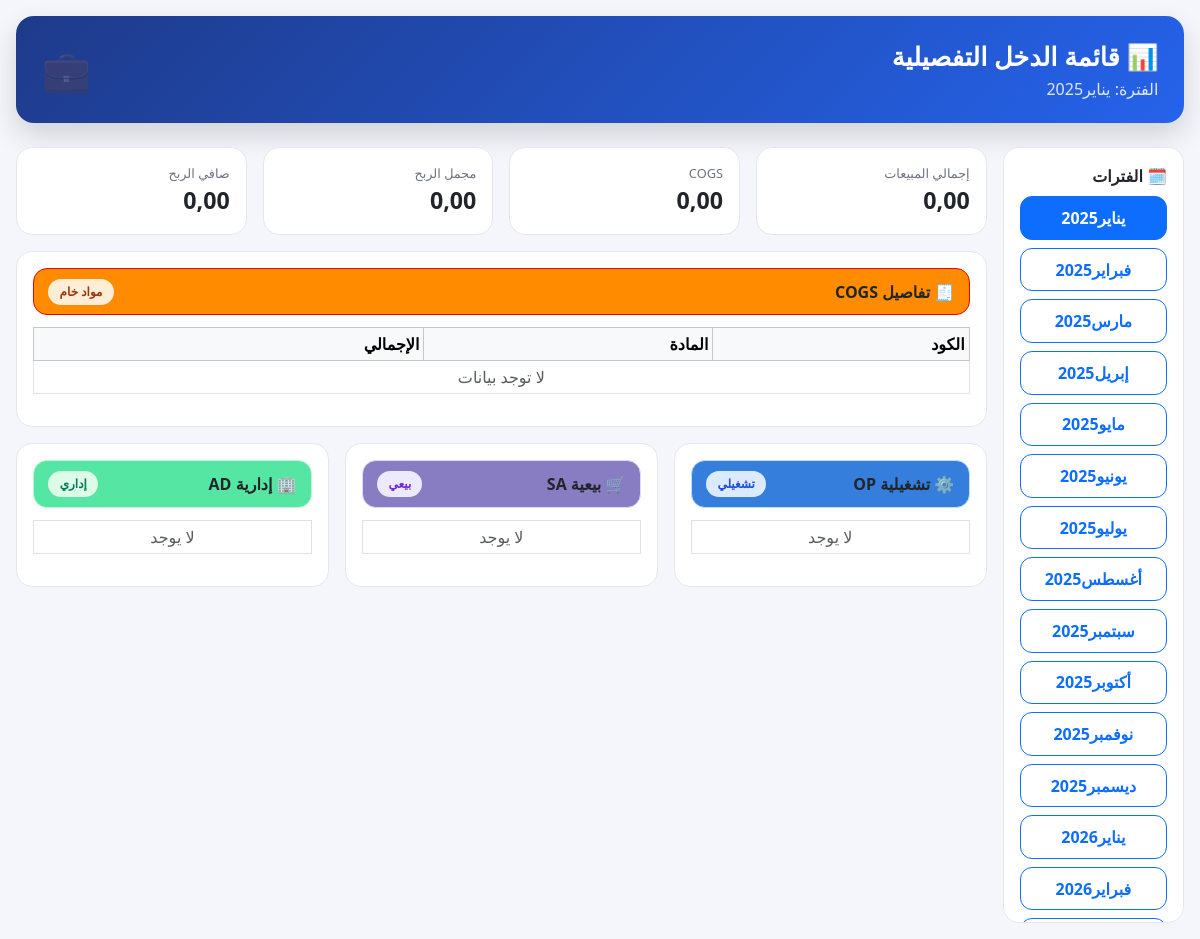
Screenshot of /reports/income-statement-drilldown/ with the database file from the repository.
### expenses/models.py (models this page shows, shortened)
class TimeStampedModel(models.Model):
    created_at = models.DateTimeField("تاريخ الإنشاء", auto_now_add=True)
    updated_at = models.DateTimeField("تاريخ آخر تعديل", auto_now=True)
    class Meta:
        abstract = True

class Period(TimeStampedModel):
    YEAR_CHOICES = [(y, str(y)) for y in range(2024, 2031)]
    year = models.IntegerField("السنة", choices=YEAR_CHOICES, default=2025)
    month = models.IntegerField("الشهر (1-12)", default=1)
    name = models.CharField("اسم الفترة", max_length=100, blank=True)
    start_date = models.DateField("من تاريخ")
    end_date = models.DateField("إلى تاريخ")
    is_closed = models.BooleanField("مقفلة؟", default=False)
    inv_opening_enabled = models.BooleanField("السماح بفتح جرد أول الفترة", default=False)
    inv_opening_enabled_at = models.DateTimeField("تاريخ فتح جرد أول الفترة", null=True, blank=True)
    inv_opening_once_only = models.BooleanField("جرد أول الفترة مرة واحدة فقط", default=True)
    inv_opening_note = models.CharField("ملاحظة فتح الجرد", max_length=200, blank=True, null=True)
    allow_opening_stock = models.BooleanField(
        "السماح بفتح جرد أول المدة",
        default=False,
        help_text="لا يُفتح جرد أول المدة إلا إذا تم تفعيل هذا الخيار من الفترات."
    )
    class Meta:
        verbose_name = "فترة"
        verbose_name_plural = "فترات"
        unique_together = ("year", "month")
        ordering = ["year", "month"]

### reports/views.py (the view, shortened to what this page needs)
# urls.py: path("income-statement-drilldown/", income_statement_drilldown, name="income_statement_drilldown"),
def income_statement_drilldown(request):
    period_id = request.GET.get("period")
    periods = Period.objects.all().order_by("start_date")
    current_period = Period.objects.filter(id=period_id).first() if period_id else get_default_period()
    revenue = cogs = Decimal("0")
    gross_profit = Decimal("0")
    op = sa = ad = Decimal("0")
    total_expenses = Decimal("0")
    net_profit = Decimal("0")
    cogs_rows = []
    op_rows, sa_rows, ad_rows = [], [], []
    if current_period:
        summaries = SalesSummary.objects.filter(period=current_period)
        revenue = sum((s.total_amount() for s in summaries), Decimal("0"))
        cogs = (
            SalesConsumption.objects
            .filter(summary__period=current_period)
            .aggregate(t=DJSum("total_cost"))["t"]
            or Decimal("0")
        )
        gross_profit = revenue - cogs
        from django.db.models import Sum, Avg
    D0 = Decimal("0")
    cogs_rows = list(
        SalesConsumption.objects
        .filter(summary__period=current_period, raw_material__isnull=False)
        .values(
            "raw_material__sku",
            "raw_material__name",
            "raw_material__ingredient_unit__name",
        )
        .annotate(
            qty_used=Coalesce(Sum("quantity_consumed"), D0),   # كمية المادة المستخدمة
            qty_sold=Coalesce(Sum("quantity_sold"), D0),       # إجمالي وحدات المبيعات (قد تكون 0)
            total=Coalesce(Sum("total_cost"), D0),             # إجمالي التكلفة
        )
        .order_by("-total")
    )
    context = {
        "title": "قائمة الدخل التفصيلية",
        "periods": periods,
        "current_period": current_period,
        "revenue": revenue,
        "cogs": cogs,
        "gross_profit": gross_profit,
        "op": op,
        "sa": sa,
        "ad": ad,
        "total_expenses": total_expenses,
        "net_profit": net_profit,
        "cogs_rows": cogs_rows,
        "op_rows": op_rows,
        "sa_rows": sa_rows,
        "ad_rows": ad_rows,
    }
    return render(request, "reports/income_statement_drilldown.html", context)

### reports/views.py (called while the page is built)
def get_default_period():
    return Period.objects.order_by("start_date").first()

### sales/models.py (called while the page is built)
    def total_amount(self):
        total = Decimal("0")
        for line in self.lines.all():
            if line.line_total is not None:
                total += line.line_total
        return total

### reports/templates/reports/income_statement_drilldown.html (shortened to what this page needs)
{% load humanize %}
<!doctype html>
<html lang="ar" dir="rtl">
<head>
  <link href="https://cdn.jsdelivr.net/npm/bootstrap@5.3.3/dist/css/bootstrap.min.css" rel="stylesheet">
</head>
<body>
<div class="container-fluid px-3 py-3">
  <div class="page-header mb-4">
    <div class="d-flex justify-content-between align-items-center">
      <div>
        <div class="page-title">📊 قائمة الدخل التفصيلية</div>
        <div class="page-sub">
          {% if current_period %}
            الفترة: {{ current_period.start_date|date:"F"|cut:" " }}{{ current_period.start_date|date:"Y" }}
          {% else %}
            اختر فترة
          {% endif %}
        </div>
      </div>
      <div class="fs-1 opacity-25">💼</div>
    </div>
  </div>
  <div class="row g-3">
    <div class="col-12 col-lg-3 col-xl-2">
      <div class="sidebar p-3">
        <div class="fw-bold mb-2">🗓️ الفترات</div>
        <div class="d-grid gap-2">
          {% for p in periods %}
            <a class="btn {% if current_period and p.id == current_period.id %}btn-primary{% else %}btn-outline-primary{% endif %} period-btn"
               href="?period={{ p.id }}">
              {{ p.start_date|date:"F"|cut:" " }}{{ p.start_date|date:"Y" }}
            </a>
          {% endfor %}
        </div>
      </div>
    </div>
    <div class="col-12 col-lg-9 col-xl-10">
      <div class="row g-3 mb-3">
        <div class="col-md-3"><div class="card card-kpi"><div class="card-body">
          <div class="kpi-title">إجمالي المبيعات</div>
          <div class="kpi-value mono">{{ revenue|floatformat:2|intcomma }}</div>
        </div></div></div>
        <div class="col-md-3"><div class="card card-kpi"><div class="card-body">
          <div class="kpi-title">COGS</div>
          <div class="kpi-value mono">{{ cogs|floatformat:2|intcomma }}</div>
        </div></div></div>
        <div class="col-md-3"><div class="card card-kpi"><div class="card-body">
          <div class="kpi-title">مجمل الربح</div>
          <div class="kpi-value mono">{{ gross_profit|floatformat:2|intcomma }}</div>
        </div></div></div>
        <div class="col-md-3"><div class="card card-kpi"><div class="card-body">
          <div class="kpi-title">صافي الربح</div>
          <div class="kpi-value mono">{{ net_profit|floatformat:2|intcomma }}</div>
        </div></div></div>
      </div>
      <div class="box p-3 mb-3">
        <div class="section-head accent-cogs">
          <div>🧾 تفاصيل COGS</div>
          <span class="badge-soft">مواد خام</span>
        </div>
        <table class="table table-sm table-bordered mono table-hover-soft">
          <thead class="table-light">
            <tr>
              <th>الكود</th>
              <th>المادة</th>
              <th class="text-end">الإجمالي</th>
            </tr>
          </thead>
          <tbody>
            {% for r in cogs_rows %}
              <tr>
                <td>{{ r.raw_material__sku }}</td>
                <td>{{ r.raw_material__name }}</td>
                <td class="text-end">{{ r.total|floatformat:2|intcomma }}</td>
              </tr>
            {% empty %}
              <tr><td colspan="3" class="text-center text-muted">لا توجد بيانات</td></tr>
            {% endfor %}
          </tbody>
        </table>
      </div>
      <div class="row g-3">
        <div class="col-lg-4">
          <div class="box p-3">
            <div class="section-head accent-op">
              <div>⚙️ تشغيلية OP</div>
              <span class="badge-soft">تشغيلي</span>
            </div>
            <table class="table table-sm table-bordered mono table-op table-hover-soft">
              <tbody>
                {% for r in op_rows %}
                  <tr>
                    <td>{{ r.item__code }}</td>
                    <td>{{ r.item__name }}</td>
                    <td class="text-end">{{ r.total|floatformat:2|intcomma }}</td>
                  </tr>
                {% empty %}
                  <tr><td colspan="3" class="text-center text-muted">لا يوجد</td></tr>
                {% endfor %}
              </tbody>
            </table>
          </div>
        </div>
        <div class="col-lg-4">
          <div class="box p-3">
            <div class="section-head accent-sa">
              <div>🛒 بيعية SA</div>
              <span class="badge-soft">بيعي</span>
            </div>
            <table class="table table-sm table-bordered mono table-sa table-hover-soft">
              <tbody>
                {% for r in sa_rows %}
                  <tr>
                    <td>{{ r.item__code }}</td>
                    <td>{{ r.item__name }}</td>
                    <td class="text-end">{{ r.total|floatformat:2|intcomma }}</td>
                  </tr>
                {% empty %}
                  <tr><td colspan="3" class="text-center text-muted">لا يوجد</td></tr>
                {% endfor %}
              </tbody>
            </table>
          </div>
        </div>
        <div class="col-lg-4">
          <div class="box p-3">
            <div class="section-head accent-ad">
              <div>🏢 إدارية AD</div>
              <span class="badge-soft">إداري</span>
            </div>
            <table class="table table-sm table-bordered mono table-ad table-hover-soft">
              <tbody>
                {% for r in ad_rows %}
                  <tr>
                    <td>{{ r.item__code }}</td>
                    <td>{{ r.item__name }}</td>
                    <td class="text-end">{{ r.total|floatformat:2|intcomma }}</td>
                  </tr>
                {% empty %}
                  <tr><td colspan="3" class="text-center text-muted">لا يوجد</td></tr>
                {% endfor %}
              </tbody>
            </table>
          </div>
        </div>
      </div>
    </div>
  </div>
</div>
</body>
</html>

### reports/templates/reports/income_statement_drilldown.html (style rules this page uses)
body { background:#f4f6fb;font-family:system-ui }
.page-header { background:linear-gradient(135deg,#1e3a8a,#2563eb); color:#fff; border-radius:18px; padding:1.4rem 1.6rem; box-shadow:0 12px 28px rgba(0,0,0,.15); }
.page-title { font-size:1.6rem;font-weight:900 }
.page-sub { opacity:.85 }
.sidebar { background:#fff;border:1px solid #e5e7eb;border-radius:16px; height:calc(100vh - 24px);position:sticky;top:12px;overflow:auto }
.period-btn { border-radius:12px; font-weight:800; padding:.55rem .7rem; text-align:center }
.card-kpi { border-radius:16px;border:1px solid #e5e7eb }
.kpi-title { font-size:.8rem;color:#6b7280 }
.kpi-value { font-size:1.45rem;font-weight:900;font-variant-numeric:tabular-nums }
.box { background:#fff;border:1px solid #e5e7eb;border-radius:16px }
.mono { font-variant-numeric:tabular-nums }
.section-head { display:flex;align-items:center;justify-content:space-between; padding:.6rem .9rem;border-radius:14px;font-weight:900; border:1px solid #e5e7eb;margin-bottom:.75rem }
.badge-soft { border-radius:999px;padding:.25rem .7rem; font-size:.75rem;font-weight:800 }
.accent-cogs { background: #ff8c00ff;border-color: #ee0101ff }
.accent-cogs .badge-soft { background:#ffedd5;color:#9a3412 }
.accent-op { background: #367edbff;border-color:#bfdbfe }
.accent-op .badge-soft { background:#dbeafe;color:#1d4ed8 }
.accent-sa { background: #887cc2ff;border-color:#ddd6fe }
.accent-sa .badge-soft { background:#ede9fe;color:#6d28d9 }
.accent-ad { background: #54e6a2ff;border-color:#bbf7d0 }
.accent-ad .badge-soft { background:#dcfce7;color:#047857 }
.table-op tbody tr { background:#f6faff }
.table-sa tbody tr { background:#faf8ff }
.table-ad tbody tr { background:#f5fff9 }

### rows the page displays
Period: start_date "يناير", start_date "2025"
Period: start_date "فبراير", start_date "2025"
Period: start_date "مارس", start_date "2025"
Period: start_date "إبريل", start_date "2025"
Period: start_date "مايو", start_date "2025"
Period: start_date "يونيو", start_date "2025"
Period: start_date "يوليو", start_date "2025"
Period: start_date "أغسطس", start_date "2025"
Period: start_date "سبتمبر", start_date "2025"
Period: start_date "أكتوبر", start_date "2025"
Period: start_date "نوفمبر", start_date "2025"
Period: start_date "ديسمبر", start_date "2025"
Period: start_date "يناير", start_date "2026"
Period: start_date "فبراير", start_date "2026"

### other values shown
{{ revenue|floatformat:2|intcomma }} "0,00"
{{ cogs|floatformat:2|intcomma }} "0,00"
{{ gross_profit|floatformat:2|intcomma }} "0,00"
{{ net_profit|floatformat:2|intcomma }} "0,00"
